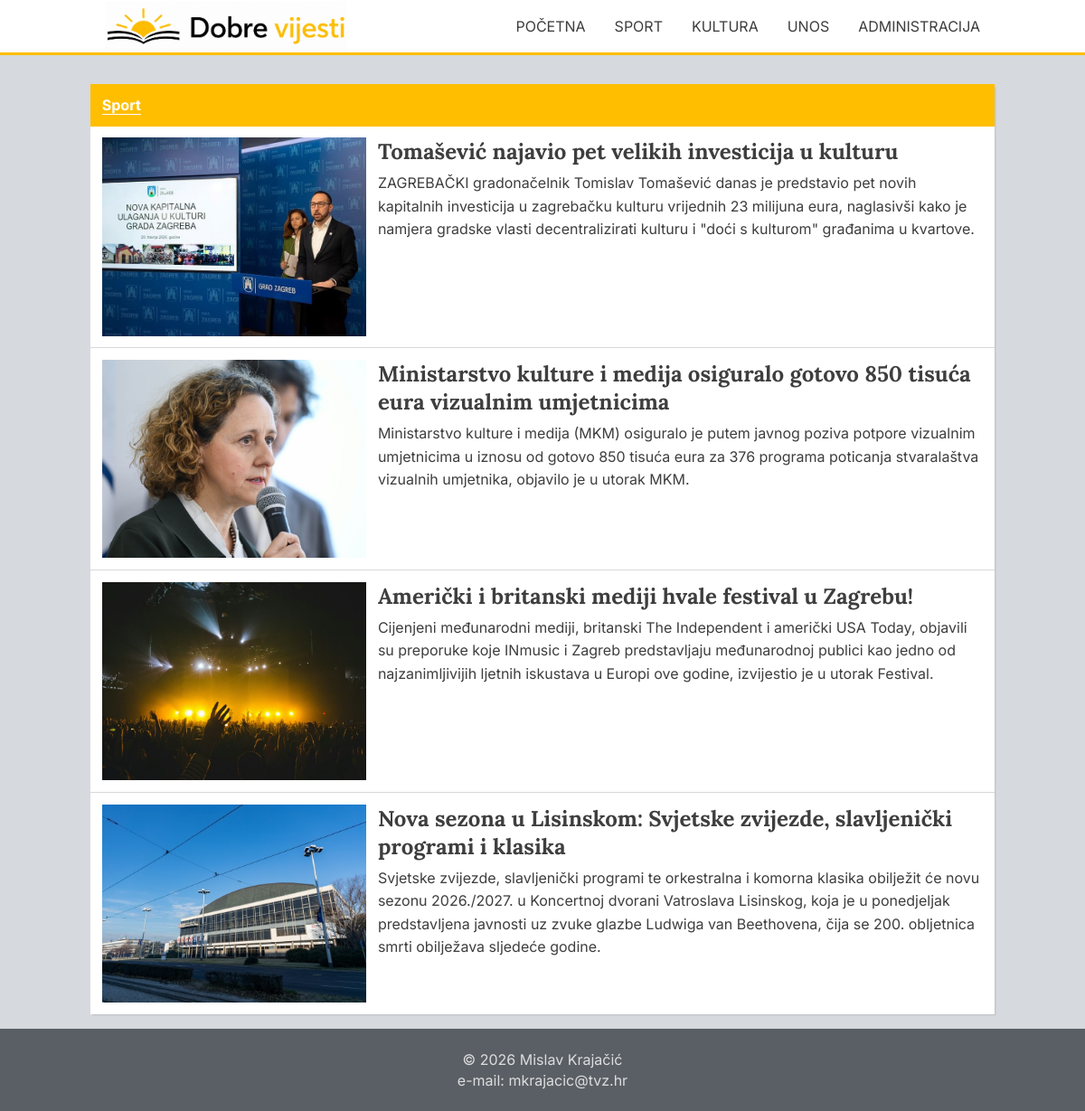
Page /podstranice/kategorija.php?id=Kultura on the committed database.
### tables this page shows
CREATE TABLE `clanci` (
  `id` int(11) NOT NULL,
  `datum` date DEFAULT NULL,
  `naslov` varchar(90) DEFAULT NULL,
  `sazetak` varchar(300) DEFAULT NULL,
  `tekst` text DEFAULT NULL,
  `slika` varchar(64) DEFAULT NULL,
  `kategorija` enum('Sport','Kultura') DEFAULT NULL,
  `arhiva` tinyint(1) DEFAULT NULL
);

### podstranice/kategorija.php (the view, shortened to what this page needs)
<?php
    if ($_SERVER['REQUEST_METHOD'] == "GET") {
        include '../skripte/connect.php';
        if (isset($_GET['id'])) {
            $kategorija = $_GET['id'];
        }
        else {
            mysqli_close($dbc);
            die("Nije pronađena kategorija.");
        }
    }
?>
<!DOCTYPE html>
<html lang="hr">
<head>
    <link rel="stylesheet" href="../style.css">
</head>
<body>
    <header>
        <div class="header-content">
            <h1 class="main-heading">
                <a href="../index.php" class="logo-link">
                    <img src="../logo/logo-horizontal.png" alt="logo stranice">
                </a>
            </h1>
            <nav>
                <ul class="main-nav">
                    <li><a href="../index.php"><span class="content-text">POČETNA</span></a></li>
                    <li><a href="kategorija.php?id=Sport"><span class="content-text">SPORT</span></a></li>
                    <li><a href="kategorija.php?id=Kultura"><span class="content-text">KULTURA</span></a></li>
                    <li><a href="../podstranice/unos.php"><span class="content-text">UNOS</span></a></li>
                    <li><a href="administracija.php"><span class="content-text">ADMINISTRACIJA</span></a></li>
                </ul>
            </nav>
        </div>
    </header>
    <main>
        <div class="news-categories">
            <section class="category">
                <div class="category-header">
                    <h2 class="content-text">Sport</h2>
                </div>
                <div class="articles">
                <?php
                    $sql = "SELECT id, datum, naslov, sazetak, slika FROM clanci WHERE kategorija = '$kategorija' AND arhiva = 0 ORDER BY datum DESC";
                    $result = mysqli_query($dbc, $sql);
                    while ($row = mysqli_fetch_array($result)) {
                        echo '<article class="card">';
                        echo '<div class="img-wrapper">';
                        echo '<img src="' . UPLPATH . $row['slika'] . '" alt="slika članka">';
                        echo '</div>';
                        echo '<div class="card-content">';
                        echo '<a href="../podstranice/clanak.php?id=' . $row['id'] . '" class="article-link">';
                        echo '<h3 class="article-heading">' . $row['naslov'] . '</h3 class="article-heading">';
                        echo '</a>';
                        echo '<p class="content-text article-text">' . $row['sazetak'] . '</p>';
                        echo '</div>';
                        echo '</article>';
                    }
                ?>
                </div>
            </section>
        </div>
    </main>
    <footer>
        <div class="footer-content">
            <p class="content-text">© 2026 Mislav Krajačić</p>
            <p class="content-text">e-mail: mkrajacic@tvz.hr</p>
        </div>
    </footer>
</body>
</html>

### style.css (style rules this page uses)
* { box-sizing: border-box; }
body { margin: 0; padding: 0; min-height: 100vh; display: flex; flex-direction: column; background-color: #d6d9dd; }
main { flex-grow: 1; min-height: 0; }
.content-text { font-family: "Inter", Helvetica, Arial, sans-serif; font-size: 1rem; padding: 0; margin: 0; }
.article-heading { padding: 0; margin: 0; font-family: "Lora", Georgia, "Times New Roman", Times, serif; font-size: 1.5rem; color: #3e3e3e; line-height: 1.3; }
.article-text { color: #3e3e3e; line-height: 1.6; }
header { background-color: #ffffff; border-bottom: 0.2rem solid #ffbe00; }
.header-content { max-width: 1000px; margin: 0 auto; display: flex; flex-direction: row; justify-content: space-between; flex-wrap: wrap; padding: 0; }
.main-heading { width: 30%; display: flex; align-items: center; margin: 0; }
.logo-link { padding: 0 1rem 0; }
.main-heading img { display: block; width: 100%; }
.main-nav { list-style-type: none; margin: 0; padding: 0; display: flex; flex-direction: row; }
.main-nav a { text-decoration: none; margin: 0; padding: 1rem; color: #3e3e3e; display: flex; align-items: center; border-top: 0.2rem solid transparent; border-bottom: 0.2rem solid transparent; }
footer { background-color: #5a5f65; display: flex; flex-direction: row; justify-content: center; }
.footer-content { padding: 1.5rem; display: flex; flex-direction: column; gap: 0.2rem; color: #dddddd; }
.footer-content p { text-align: center; }
.news-categories { display: flex; flex-direction: column; padding-top: 2rem; padding-bottom: 1rem; gap: 0.8rem; }
.category { width: 90%; max-width: 1000px; margin: 0 auto; box-shadow: 0.1rem 0.1rem 0.1rem 0 rgba(0, 0, 0, 0.089); }
.category-header { background-color: #ffbe00; color: white; padding: 0.8rem; }
.category-header h2 { display: inline-block; border-bottom: 0.1rem solid white; }
.articles { display: flex; flex-direction: column; }
.card { background-color: #ffffff; padding: 0.8rem; display: flex; flex-direction: row; align-items: start; gap: 0.8rem; }
.card + .card { border-top: 1px solid #d6d9dd; }
.article-link { text-decoration: none; }
.img-wrapper { width: 30%; flex-shrink: 0; aspect-ratio: 4/3; overflow: hidden; }
.img-wrapper img { width: 100%; height: 100%; object-fit: cover; display: block; }
.card-content { display: flex; flex-direction: column; gap: 0.4rem; padding-right: 0.1rem; }

### rows in the picture
clanci: slika (picture), naslov "Tomašević najavio pet velikih investicija u kulturu", sazetak "ZAGREBAČKI gradonačelnik Tomislav Tomašević danas je predstavio pet novih kapitalnih investicija u zagrebačku kulturu vrijednih 23 milijuna eura, naglasivši kako je namjera gradske vlasti decentralizirati kulturu i \"doći s kulturom\" građanima u kvartove."
clanci: slika (picture), naslov "Ministarstvo kulture i medija osiguralo gotovo 850 tisuća eura vizualnim umjetnicima", sazetak "Ministarstvo kulture i medija (MKM) osiguralo je putem javnog poziva potpore vizualnim umjetnicima u iznosu od gotovo 850 tisuća eura za 376 programa poticanja stvaralaštva vizualnih umjetnika, objavilo je u utorak MKM."
clanci: slika (picture), naslov "Američki i britanski mediji hvale festival u Zagrebu!", sazetak "Cijenjeni međunarodni mediji, britanski The Independent i američki USA Today, objavili su preporuke koje INmusic i Zagreb predstavljaju međunarodnoj publici kao jedno od najzanimljivijih ljetnih iskustava u Europi ove godine, izvijestio je u utorak Festival."
clanci: slika (picture), naslov "Nova sezona u Lisinskom: Svjetske zvijezde, slavljenički programi i klasika", sazetak "Svjetske zvijezde, slavljenički programi te orkestralna i komorna klasika obilježit će novu sezonu 2026./2027. u Koncertnoj dvorani Vatroslava Lisinskog, koja je u ponedjeljak predstavljena javnosti uz zvuke glazbe Ludwiga van Beethovena, čija se 200. obljetnica smrti obilježava sljedeće godine."
